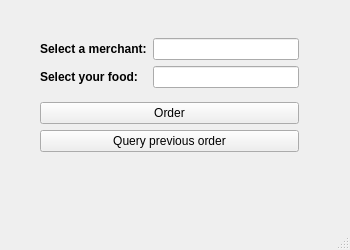
<?xml version="1.0" encoding="UTF-8"?>
<ui version="4.0">
 <class>MainWindow</class>
 <widget class="QMainWindow" name="MainWindow">
  <property name="geometry">
   <rect>
    <x>0</x>
    <y>0</y>
    <width>350</width>
    <height>250</height>
   </rect>
  </property>
  <property name="windowTitle">
   <string>MainWindow</string>
  </property>
  <widget class="QWidget" name="centralwidget">
   <widget class="QWidget" name="">
    <property name="geometry">
     <rect>
      <x>40</x>
      <y>30</y>
      <width>259</width>
      <height>132</height>
     </rect>
    </property>
    <layout class="QVBoxLayout" name="verticalLayout_2">
     <item>
      <layout class="QGridLayout" name="gridLayout">
       <item row="0" column="1">
        <widget class="QLineEdit" name="merchant"/>
       </item>
       <item row="0" column="0">
        <widget class="QLabel" name="merchant_prompt">
         <property name="font">
          <font>
           <weight>75</weight>
           <bold>true</bold>
          </font>
         </property>
         <property name="text">
          <string>Select a merchant:</string>
         </property>
        </widget>
       </item>
       <item row="1" column="0">
        <widget class="QLabel" name="food_prompt">
         <property name="font">
          <font>
           <weight>75</weight>
           <bold>true</bold>
          </font>
         </property>
         <property name="text">
          <string>Select your food:</string>
         </property>
        </widget>
       </item>
       <item row="1" column="1">
        <widget class="QLineEdit" name="food"/>
       </item>
      </layout>
     </item>
     <item>
      <layout class="QVBoxLayout" name="verticalLayout">
       <item>
        <widget class="QPushButton" name="order">
         <property name="text">
          <string>Order</string>
         </property>
        </widget>
       </item>
       <item>
        <widget class="QPushButton" name="pushButton">
         <property name="text">
          <string>Query previous order</string>
         </property>
        </widget>
       </item>
      </layout>
     </item>
    </layout>
   </widget>
  </widget>
  <widget class="QMenuBar" name="menubar">
   <property name="geometry">
    <rect>
     <x>0</x>
     <y>0</y>
     <width>350</width>
     <height>24</height>
    </rect>
   </property>
  </widget>
  <widget class="QStatusBar" name="statusbar"/>
 </widget>
 <resources/>
 <connections/>
</ui>
